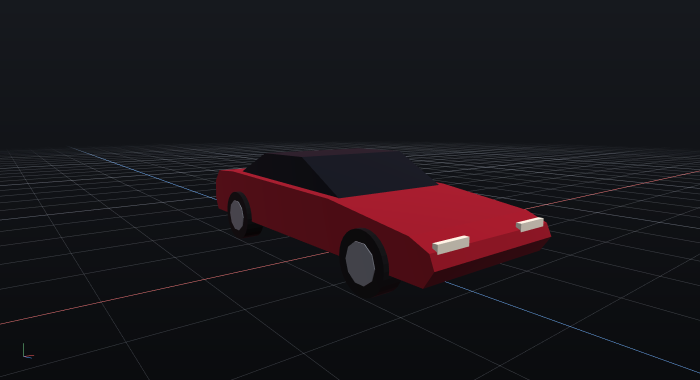
#> input picture src/lsfcars/resources/brand/hero_vehicle.png, 1400 x 760 px (shown at 1/2 size)
$ python -i references.py   (imports and definitions only)
#> lines starting #> are read from the running program, lines starting #| are printed output that depends on the picture; after the words box and inside, x2 and y2 are one past the last pixel; in counts of white or black regions, pixels touching at a corner belong together
#> further down, picture is the input picture: PIL image 1400x760 RGBA; mean R, G, B, A 25.2, 20, 24.7, 253.9
"""Reference Studio : images de référence, vues, préparation, détourage et cohérence.

Une référence est décrite par un dictionnaire JSON (document ``ai`` du projet) ; l'image
d'origine est conservée intacte dans ``SceneGraph.blobs`` (clé = empreinte SHA-256). Toutes les
retouches (rotation, miroir, recadrage, réglages) sont non destructives et recalculées.

Le détourage local est un algorithme simple : couche alpha de l'image si elle existe, sinon
fond uni estimé sur les bords puis propagation depuis les bords. Sur une photo avec décor, il
échoue et le signale (confiance faible) ; aucune silhouette n'est inventée.
"""

from __future__ import annotations

import hashlib
import io
import uuid
from dataclasses import dataclass, field
from datetime import UTC, datetime

import numpy as np
from PIL import Image, ImageEnhance, ImageOps, UnidentifiedImageError

from lsfcars.ai.errors import AIError

IMAGE_EXTENSIONS = (".png", ".jpg", ".jpeg", ".webp", ".bmp", ".tif", ".tiff")
MAX_IMAGE_BYTES = 40 * 1024 * 1024
MAX_PIXELS = 8192 * 8192
SEGMENT_SIZE = 320  # côté de travail du détourage (pixels)

VIEWS: dict[str, str] = {
    "front": "Vue avant",
    "back": "Vue arrière",
    "left": "Profil gauche",
    "right": "Profil droit",
    "three_quarter": "Vue trois quarts",
    "top": "Vue du dessus",
    "interior": "Vue intérieure",
    "detail": "Détail",
}
SIDE_VIEWS = ("left", "right")
ANNOTATION_KINDS: dict[str, str] = {
    "logo": "Logo / marque réelle",
    "wheel": "Roue",
    "light": "Optique",
    "glass": "Vitrage",
    "grille": "Calandre",
    "detail": "Élément distinctif",
    "note": "Note",
}


def now_iso() -> str:
    return datetime.now(UTC).replace(microsecond=0).isoformat()


def blob_key(data: bytes) -> str:
    return "ref-" + hashlib.sha256(data).hexdigest()[:40]


# [95 lines left out: functions open_image, new_reference, guess_view, front_on_left, prepare, not called in this run]


# --- Détourage ----------------------------------------------------------------------------------


@dataclass
class Segmentation:
    mask: np.ndarray  # (H, W) bool, à la taille de l'image préparée
    method: str  # « alpha », « fond uni », « échec »
    confidence: float  # 0..1
    bbox: tuple[int, int, int, int] | None  # x0, y0, x1, y1 (pixels, x1/y1 exclus)
    warnings: list[str] = field(default_factory=list)

    @property
    def ok(self) -> bool:
        return self.bbox is not None and self.confidence >= 0.35


def _bbox(mask: np.ndarray) -> tuple[int, int, int, int] | None:
    rows, cols = np.flatnonzero(mask.any(axis=1)), np.flatnonzero(mask.any(axis=0))
    if not len(rows) or not len(cols):
        return None
    return int(cols[0]), int(rows[0]), int(cols[-1]) + 1, int(rows[-1]) + 1


def _grow(seed: np.ndarray, allowed: np.ndarray, limit: int = 2000) -> np.ndarray:
    """Propagation 4-connexe de ``seed`` dans ``allowed`` (reconstruction géodésique)."""
    region = seed & allowed
    for _ in range(limit):
        grown = region.copy()
        grown[1:] |= region[:-1]
        grown[:-1] |= region[1:]
        grown[:, 1:] |= region[:, :-1]
        grown[:, :-1] |= region[:, 1:]
        grown &= allowed
        if np.array_equal(grown, region):
            break
        region = grown
    return region


def _fill_holes(mask: np.ndarray) -> np.ndarray:
    outside = np.zeros_like(mask)
    outside[0, :] = outside[-1, :] = True
    outside[:, 0] = outside[:, -1] = True
    return ~_grow(outside & ~mask, ~mask)


def segment(image: Image.Image) -> Segmentation:
    """Détourage local : alpha si présent, sinon fond uni des bords."""
    full_w, full_h = image.size
#> full_w = 1400; full_h = 760
    rgba = image.convert("RGBA")
    alpha = np.asarray(rgba.getchannel("A"))
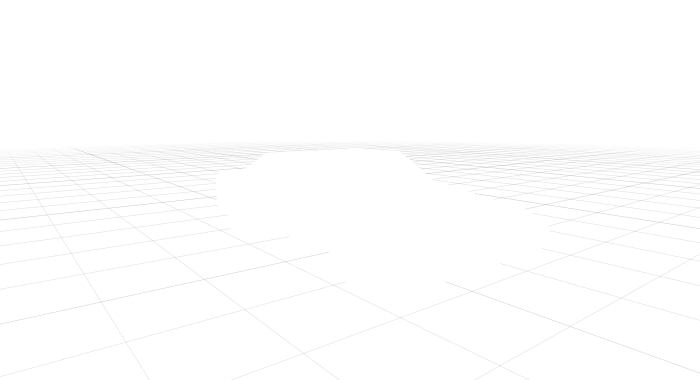
#> alpha: shape (760, 1400) (shown at 1/2 size); min 172, max 255, mean 253.9
    if alpha.min() < 250 and (alpha < 128).mean() > 0.02:
        mask = alpha >= 128
        box = _bbox(mask)
        return Segmentation(mask, "alpha", 1.0 if box else 0.0, box)
    small = rgba.convert("RGB").copy()
    small.thumbnail((SEGMENT_SIZE, SEGMENT_SIZE), Image.Resampling.BILINEAR)
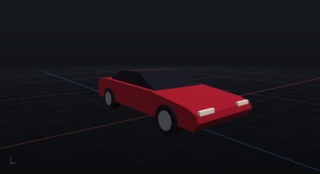
#> small: PIL image 320x174 RGB; mean R, G, B 25.2, 20, 24.7
    pixels = np.asarray(small, dtype=np.float32)
    h, w = pixels.shape[:2]
#> h = 174; w = 320
    border = np.concatenate([pixels[0], pixels[-1], pixels[:, 0], pixels[:, -1]])
#> border = 988 rows, first 8: [22, 25, 30], [22, 25, 30], [22, 25, 30], [22, 25, 30], [22, 25, 30], [22, 25, 30], [22, 25, 30], [22, 25, 30]
    background = np.median(border, axis=0)
#> background = [18, 20, 24]
    spread = float(np.percentile(np.linalg.norm(border - background, axis=1), 90))
#> spread = 15.1
    warnings = []
    if spread > 40:
        warnings.append(
            "Fond non uniforme : le détourage local est peu fiable. Utilisez une image détourée "
            "(PNG transparent) ou un fond uni."
        )
    distance = np.linalg.norm(pixels - background, axis=2)
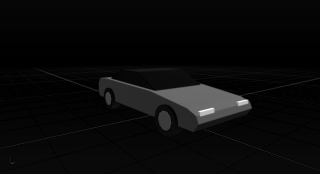
#> distance: shape (174, 320) float32; min 0, max 357, mean 15.2; drawn with min black and max white
    threshold = max(18.0, spread * 1.6 + 8.0)
#> threshold = 32.16
    allowed = distance < threshold
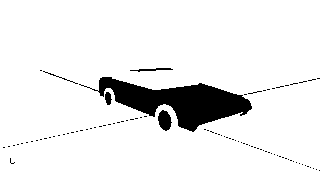
#> allowed: shape (174, 320) bool; 91.8% white; 91 black regions (86 under 20 px), largest, box (x1, y1, x2, y2) and area: (79, 77, 252, 132) 3962, (158, 110, 172, 131) 206, (130, 68, 173, 72) 77, (105, 92, 112, 105) 66, (43, 71, 78, 84) 38
    seed = np.zeros((h, w), bool)
    seed[0, :] = seed[-1, :] = True
    seed[:, 0] = seed[:, -1] = True
    background_region = _grow(seed, allowed)
#> in _grow, `region = seed & allowed`: region: shape (174, 320) bool; 1.8% white in thin lines or dots
#> seed: shape (174, 320) bool; 1.8% white in thin lines or dots
    mask = _fill_holes(~background_region)
    # retire le bruit isolé par une ouverture simple
    eroded = mask.copy()
    eroded[1:-1, 1:-1] = (
        mask[1:-1, 1:-1] & mask[:-2, 1:-1] & mask[2:, 1:-1] & mask[1:-1, :-2] & mask[1:-1, 2:]
    )
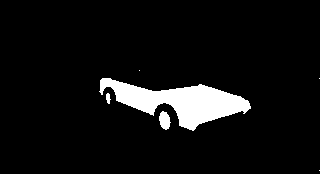
#> eroded: shape (174, 320) bool; 6.8% white; 6 white regions (3 under 20 px), largest, box (x1, y1, x2, y2) and area: (99, 78, 251, 131) 3572, (159, 111, 171, 130) 160, (106, 93, 111, 104) 38
    opened = _grow(eroded, mask, limit=3)
#> the loop in _grow (call 3), `for _ in range(limit):` made 3 passes
#> pass 1, in _grow (call 3), `grown &= allowed`:
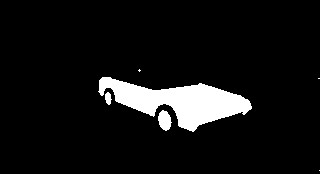
#> grown: shape (174, 320) bool; 7.6% white; 6 white regions (3 under 20 px), largest, box (x1, y1, x2, y2) and area: (98, 77, 252, 132) 3927, (158, 110, 172, 131) 206, (105, 92, 112, 105) 64
    coverage_ratio = float(opened.mean())
#> coverage_ratio = 0.0759
    box = _bbox(opened)
#> in _bbox, `rows, cols = np.flatnonzero(mask.any(axis=1)), np.flatnonzero(mask.any..`: rows = 59 values from 69 to 170; cols = 157 values from 98 to 319
#> box = (98, 69, 320, 171)
    confidence = max(0.0, 1.0 - spread / 80.0)
#> confidence = 0.811
    if box is None or coverage_ratio < 0.01:
        warnings.append("Aucun véhicule distinct du fond n'a été trouvé.")
        confidence = 0.0
    elif coverage_ratio > 0.92:
        warnings.append("Le sujet occupe presque toute l'image : le fond n'a pas pu être séparé.")
        confidence = min(confidence, 0.2)
    elif box[0] == 0 or box[1] == 0 or box[2] == w or box[3] == h:
        warnings.append("Le véhicule touche le bord de l'image : il est peut-être coupé.")
        confidence = min(confidence, 0.6)
#> confidence = 0.6
    full = np.asarray(
        Image.fromarray(opened.astype(np.uint8) * 255).resize((full_w, full_h), Image.Resampling.BILINEAR)
    )
    mask_full = full >= 128
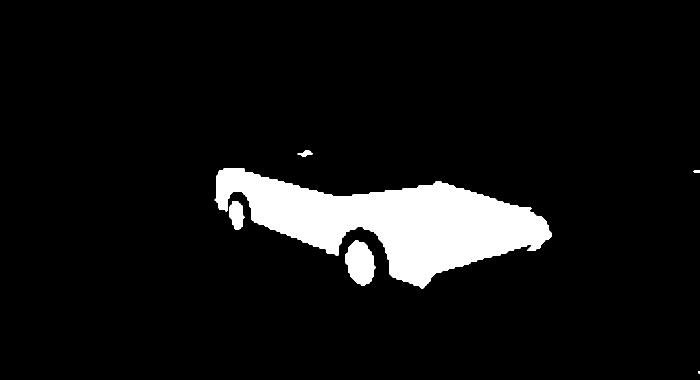
#> mask_full: shape (760, 1400) bool (shown at 1/2 size); 7.6% white; 6 white regions (1 under 20 px), largest, box (x1, y1, x2, y2) and area: (429, 336, 1103, 577) 75283, (691, 480, 752, 572) 3919, (459, 402, 490, 459) 1273, (595, 301, 625, 314) 219, (1387, 341, 1400, 345) 50
    method = "fond uni" if confidence >= 0.35 else "échec"
#> method = 'fond uni'
    return Segmentation(mask_full, method, confidence, _bbox(mask_full), warnings)


# --- Cohérence ----------------------------------------------------------------------------------


@dataclass
class CoverageReport:
    views: dict[str, int]  # vue → nombre d'images
    estimated_zones: list[str]  # zones à reconstruire par estimation
    warnings: list[str]

    @property
    def can_multiview(self) -> bool:
        return sum(1 for v in ("front", "back", "left", "right", "top") if self.views.get(v)) >= 2


# [33 lines left out: function coverage, not called in this run]


def first_of(refs: list[dict], view: str) -> dict | None:
    return next((r for r in refs if r.get("view") == view), None)


def ordered(refs: list[dict]) -> list[dict]:
    return sorted(refs, key=lambda r: int(r.get("order", 0)))

>>> from PIL import Image
>>> picture = Image.open('../resources/brand/hero_vehicle.png')
>>> result = segment(picture)
